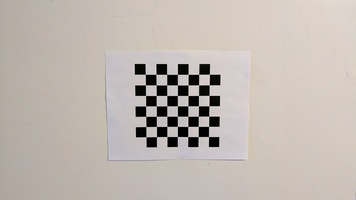
#> input picture image/cb1.jpg, 356 x 200 px, found by its file name
$ jupyter execute l7.ipynb
#> lines starting #> are read from the running program, lines starting #| are printed output that depends on the picture; after the words box and inside, x2 and y2 are one past the last pixel; in counts of white or black regions, pixels touching at a corner belong together; long printed decimals are rounded
<u><b>Lab - 6 : </b></u> Camera Callibration

[cell 1]
import numpy as np
import cv2
import yaml
import matplotlib.pyplot as plt
import os


images = ['F:\coding\cv\cb1.jpg', 'F:\coding\cv\cb2.jpg', 'F:\coding\cv\cb3.jpg']
if not images:
    print(f"Error: No .jpg images found in '{image_dir}'.")
    exit()

[cell 2]
# Termination criteria
criteria = (cv2.TERM_CRITERIA_EPS + cv2.TERM_CRITERIA_MAX_ITER, 30, 0.001)
# Prepare object points (7x7 chessboard)
chessboard_size = (7, 7)
objp = np.zeros((chessboard_size[0] * chessboard_size[1], 3), np.float32)
objp[:, :2] = np.mgrid[0:chessboard_size[0], 0:chessboard_size[1]].T.reshape(-1, 2)

objpoints = []
imgpoints = []
found = 0

plt.figure(figsize=(15, 5))
for i, fname in enumerate(images):
    img = cv2.imread(fname)
#> img is the input picture: shape (200, 356, 3); mean B, G, R 177.1, 183.7, 191.8
    if img is None:
        print(f"Warning: Could not load image '{fname}'.")
        continue
    gray = cv2.cvtColor(img, cv2.COLOR_BGR2GRAY)

    # Find chessboard corners
    ret, corners = cv2.findChessboardCorners(gray, chessboard_size, None)
#> ret = True; corners = 49 rows, first 8: [144.9, 74], [155.9, 73.9], [166.7, 74.27], [177.4, 74.02], [187.9, 74.17], [198.8, 73.93], [209.2, 74.18], [145.2, 85]

    if ret:
        objpoints.append(objp)
        corners2 = cv2.cornerSubPix(gray, corners, (11, 11), (-1, -1), criteria)
#> corners2 = 49 rows, first 8: [150.6, 79.45], [161.6, 79.51], [172.1, 79.56], [182.6, 79.56], [182.6, 79.56], [204, 79.45], [204, 79.45], [150.6, 90.43]
        imgpoints.append(corners2)

        # Draw corners
        img = cv2.drawChessboardCorners(img, chessboard_size, corners2, ret)
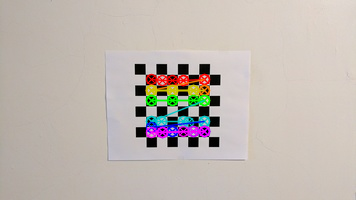
#> img: shape (200, 356, 3); 4.09% of pixels changed, all inside (x1, y1, x2, y2) = (145, 73, 211, 139)
        found += 1

        # Visualize
        plt.subplot(1, min(len(images), 3), i+1)
        plt.imshow(cv2.cvtColor(img, cv2.COLOR_BGR2RGB))
        plt.title(f'Calibration Image {i+1}')
        plt.axis('off')
        if i >= 2:
            break
#> pass 2 of the loop `for i, fname in enumerate(images):`:
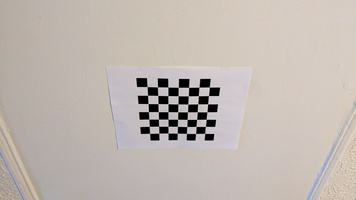
#> input picture image/cb2.jpg, 356 x 200 px, found by its file name
#> img is the input picture: shape (200, 356, 3); mean B, G, R 177.2, 183.3, 192.2
#> corners = 49 rows, first 8: [149.8, 133], [149, 126.1], [148.8, 119.3], [148.1, 111.6], [148.1, 103.7], [147.9, 95.15], [147, 86.73], [159.3, 133.1]
#> corners2 = 49 rows, first 8: [153.9, 126.3], [153.9, 126.3], [153.7, 119], [153.4, 111.3], [152.9, 103.6], [152.6, 95.4], [152.5, 91.11], [158.4, 126.4]
#> `img = cv2.drawChessboardCorners(img, chessboard_size, corners2, ret)`:
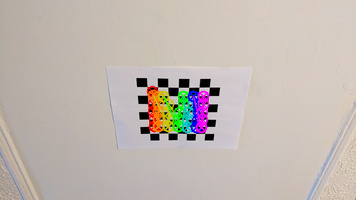
#> img: shape (200, 356, 3); 3.31% of pixels changed, all inside (x1, y1, x2, y2) = (146, 85, 210, 134)
#> pass 3 of the loop `for i, fname in enumerate(images):`:
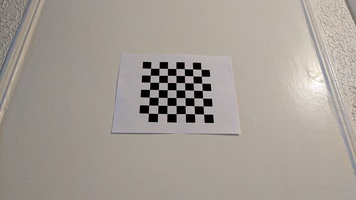
#> input picture image/cb3.jpg, 356 x 200 px, found by its file name
#> img is the input picture: shape (200, 356, 3); mean B, G, R 149.3, 156.6, 164.5
#> corners = 49 rows, first 8: [150.7, 68.01], [159.1, 68.14], [167.5, 68.31], [176, 68.44], [184.2, 68.67], [192.6, 68.98], [201, 69.2], [150.2, 75.07]
#> corners2 = 49 rows, first 8: [154.6, 75.27], [159.4, 69.88], [167.5, 70.11], [176.3, 73.96], [184.7, 75.46], [192.8, 75.66], [198.4, 76.02], [154.6, 75.28]
#> `img = cv2.drawChessboardCorners(img, chessboard_size, corners2, ret)`:
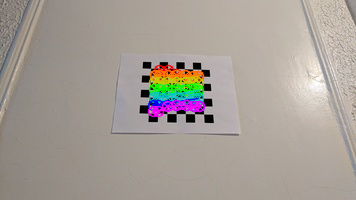
#> img: shape (200, 356, 3); 3.51% of pixels changed, all inside (x1, y1, x2, y2) = (147, 64, 206, 118)

plt.show()
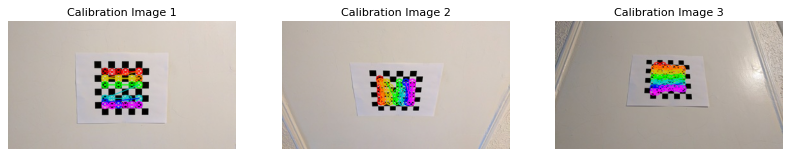
#> figure drawn by matplotlib, 3 panels
print(f"Number of images used for calibration: {found}")

# Perform calibration and compute reprojection error
if found > 0:
    # Calibrate camera
    ret, mtx, dist, rvecs, tvecs = cv2.calibrateCamera(objpoints, imgpoints, gray.shape[::-1], None, None)
#> ret = 4.36; mtx = [[617.5, 0, 179.3], [0, 647.6, 118.5], [0, 0, 1]]; dist = [[-81.75, 4215.8, -0.856, -0.214, 23.04]]; rvecs = ([-0.484, 0.00776, 0.0028], [0.736, 0.692, -1.44], [-0.656, 0.032, -0.00165]); tvecs = ([-3, -3.6, 49.57], [-3.17, 1.22, 60.48], [-3.29, -5.51, 66.23])
    print("Calibration successful!")
    print("Camera Matrix:\n", mtx)
#| Camera Matrix:
#|  [[617.516    0.         179.337]
#|  [  0.         647.618 118.532]
#|  [  0.           0.           1.        ]]
    print("Distortion Coefficients:\n", dist)
#| Distortion Coefficients:
#|  [[-8.17487156e+01  4.21576121e+03 -8.55921070e-01 -2.14221230e-01
#|    2.30352879e+01]]

    # Compute reprojection error
    total_error = 0
    for i in range(len(objpoints)):
        imgpoints2, _ = cv2.projectPoints(objpoints[i], rvecs[i], tvecs[i], mtx, dist)
        error = cv2.norm(imgpoints[i], imgpoints2, cv2.NORM_L2) / len(imgpoints2)
        total_error += error
#> this loop made 3 passes
#> (error, total_error) on passes 1 to 3: (0.869, 0.869), (0.493, 1.36), (0.405, 1.77)
#> after the loop, total_error = 1.77
    reproj_error = total_error / len(objpoints)
#> reproj_error = 0.589
    print(f"Average Reprojection Error (pixels): {reproj_error:.3f}")
#| Average Reprojection Error (pixels): 0.589
    if reproj_error > 1.0:
        print("Warning: High reprojection error (>1 pixel). Calibration may be inaccurate. Check chessboard images.")

    # Save to YAML
    data = {'camera_matrix': np.asarray(mtx).tolist(), 'dist_coeff': np.asarray(dist).tolist()}
#> data = {'camera_matrix': [[617.5, 0, 179.3], [0, 647.6, 118.5], [0, 0, 1]], 'dist_coeff': [[-81.75, 4215.8, -0.856, -0.214, 23.04]]}
    yaml_path = 'calibration_matrix.yaml'
    with open(yaml_path, 'w') as f:
        yaml.dump(data, f)
    print(f"Calibration file saved as '{yaml_path}'")
else:
    print("Error: No valid images for calibration")
    exit()
